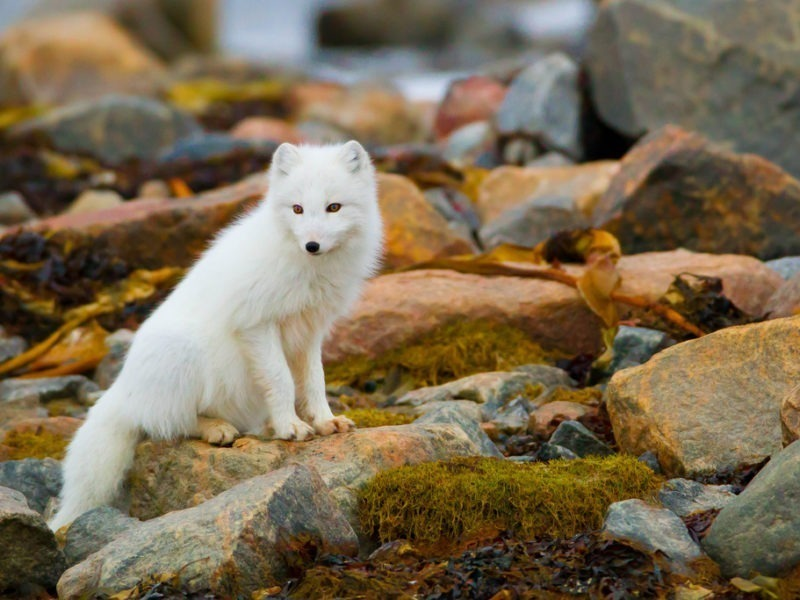
#> input picture static/arctic_fox.jpg, 800 x 600 px
$ jupyter execute --allow-errors 'Практическая_работа_№4_Основные_методы_OpenCV_Часть_№2.ipynb'
#> lines starting #> are read from the running program, lines starting #| are printed output that depends on the picture; after the words box and inside, x2 and y2 are one past the last pixel; in counts of white or black regions, pixels touching at a corner belong together
<a href="https://colab.research.google.com/github/Calrission/MIIGAIK-Image-Processing/blob/master/%D0%9F%D1%80%D0%B0%D0%BA%D1%82%D0%B8%D1%87%D0%B5%D1%81%D0%BA%D0%B0%D1%8F_%D1%80%D0%B0%D0%B1%D0%BE%D1%82%D0%B0_%E2%84%964_%D0%9E%D1%81%D0%BD%D0%BE%D0%B2%D0%BD%D1%8B%D0%B5_%D0%BC%D0%B5%D1%82%D0%BE%D0%B4%D1%8B_OpenCV_%D0%A7%D0%B0%D1%81%D1%82%D1%8C_%E2%84%962.ipynb" target="_parent"></a>

# **Практическая работа №4. Основные методы OpenCV (Часть №2). Базовые операции**

## **Базовый уровень**

---

### **Задание №1. Напишите функцию, которая принимает на вход строку с ссылкой на изображение из сети Интернет и возвращает открытое изображение в OpenCV**

[cell 1]
import numpy as np
import cv2 as cv
import matplotlib.pyplot as plt
import urllib.request

def fetch_image_by_url(url: str):
    resp = urllib.request.urlopen(url)
    image = np.asarray(bytearray(resp.read()), dtype=np.uint8)
    image = cv.imdecode(image, cv.IMREAD_COLOR)
    image = cv.cvtColor(image, cv.COLOR_BGR2RGB)
    return image

url = 'https://2spalnika.ru/wp-content/uploads/2022/12/zhivotniy-mir-hibin-800x600.jpg'
#> (the rest of this cell did not finish here and is left out)

---

### **Задание 2: Создание цветных градиентов**

**Задание:**

1. Создайте цветное изображение размером 512x512 пикселей.
2. Реализуйте вертикальный градиент от зеленого к синему цвету:
   - Сверху изображение должно быть полностью зеленым.
   - Снизу изображение должно быть насыщенного синего цвета.
   - Градиент должен плавно изменяться по вертикали.
3. Отобразите полученное изображение, убедившись в корректности градиента.

**Подсказки:**

- Используйте функции библиотеки NumPy для создания и заполнения массива изображения.
- Помните, что в OpenCV цветовое пространство BGR (Blue, Green, Red).

[cell 2]
def create_grad():
    image = np.zeros((512, 512, 3), dtype=np.uint8)
    for y in range(512):
        t = y / 511
        blue = int(t * 255)
        green = int((1 - t) * 255)
        image[y, :] = (blue, green, 0)
    return image

img_grad = create_grad()
image_rgb = cv.cvtColor(img_grad, cv.COLOR_BGR2RGB)
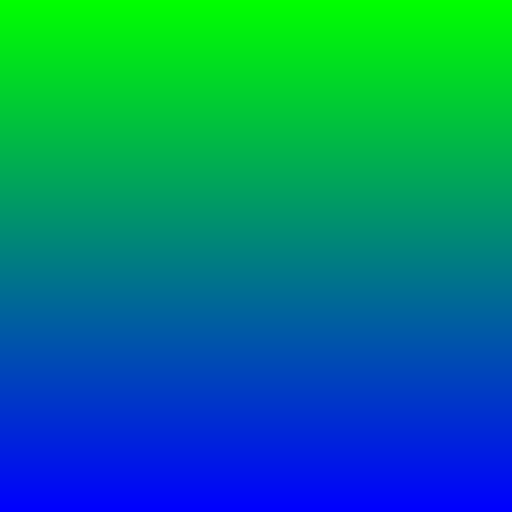
#> image_rgb: shape (512, 512, 3); mean R, G, B 0, 127, 127
plt.axis('off')
plt.imshow(image_rgb)
plt.show()

---

### **Задание №3. Рисование сложных фигур**

**Задание:**

1. Создайте черное изображение размером 800x600 пикселей.
2. Нарисуйте на изображении следующие фигуры:
   - Красный круг с центром в точке (400, 300) и радиусом 100 пикселей.
   - Синий квадрат со стороной 50 пикселей, вписанный в круг из предыдущего пункта.
   - Зеленый треугольник, вершины которого совпадают с тремя вершинами квадрата.
3. Добавьте текст "OpenCV" белого цвета внутри квадрата, используя шрифт, поддерживающий кириллицу.
4. Отобразите полученное изображение.

**Подсказки:**

- Используйте функции `cv.circle()`, `cv.rectangle()`, `cv.polylines()` для рисования фигур.
- Для задания координат треугольника вам потребуется вычислить позиции трех вершин квадрата.
- Функция `cv.putText()` поможет добавить текст на изображение.

[cell 3]
import cv2 as cv
import numpy as np

img = np.zeros((600, 800, 3), dtype=np.uint8)
center = (400, 300)
radius = 100
cv.circle(img, center, radius, (0, 0, 255), thickness=cv.FILLED)
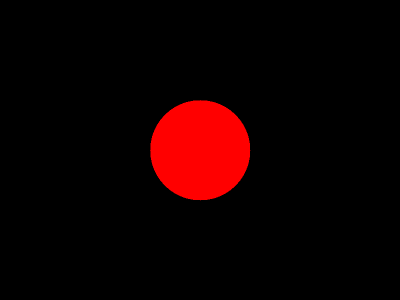
#> img: shape (600, 800, 3) (shown at 1/2 size); mean of channels 0, 1, 2 0, 0, 16.7; drawn as B, G, R

side = 50
x1 = center[0] - side // 2
y1 = center[1] - side // 2
x2 = center[0] + side // 2
y2 = center[1] + side // 2
cv.rectangle(img, (x1, y1), (x2, y2), (255, 0, 0), thickness=cv.FILLED)

pts = np.array([[x1, y1], [x2, y1], [x1, y2]], np.int32).reshape((-1, 1, 2))
cv.fillPoly(img, [pts], color=(0, 255, 0))
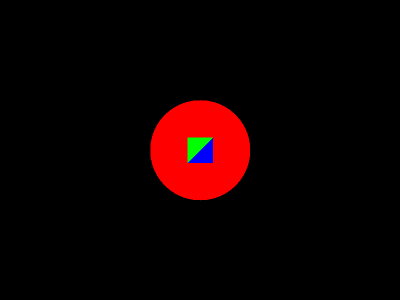
#> img: shape (600, 800, 3) (shown at 1/2 size); mean of channels 0, 1, 2 0.7, 0.7, 15.3; drawn as B, G, R

cv.putText(img, "OpenCV", (x1 - 5, y1 + 30), cv.FONT_HERSHEY_COMPLEX, 0.5, (255, 255, 255), 1)
#> img: shape (600, 800, 3); 0.04% of pixels changed, all inside (x1, y1, x2, y2) = (372, 295, 433, 310)
plt.imshow(cv.cvtColor(img, cv.COLOR_BGR2RGB))
plt.axis('off')
plt.show()

---

### **Задание №4. Интерактивное выделение и преобразование области интереса**

**Задание:**

Реализуйте функцию, которая принимает на вход открытое изображение, а затем:
1. Позволяет пользователю указать область интереса (ROI) путем ввода координат верхнего левого и нижнего правого углов.
2. Вырезает указанную область из изображения.
3. Отражает эту область по вертикали и горизонтали.
4. Вставляет преобразованную область обратно в исходное изображение на исходное место.
5. Возвращает конечное изображение.

*Отобразите рядом изображение до и после обработки*

**Подсказки:**

- Используйте функции ввода `input()` для получения координат от пользователя.
- Для отражения воспользуйтесь функцией `cv.flip()` или реализуйте свой алгоритм с использованием срезов NumPy.

[cell 4]
# [7 lines left out: function mirror_roi, not called in this run]

x1 = int(input("X верхней левой точки: "))
#> the answer given: 3
y1 = int(input("Y верхней левой точки: "))
#> the answer given: 3
x2 = int(input("X нижней правой точки: "))
#> the answer given: 3
y2 = int(input("Y нижнего правой точки: "))
#> the answer given: 3

#> (the rest of this cell did not finish here and is left out)

---

### **Задание 5: Реализация функции коррекции яркости и контраста**

**Задание:**

1. Напишите собственную функцию для изменения яркости и контраста изображения без использования `cv.convertScaleAbs()`.
2. Функция должна принимать параметры `alpha` (коэффициент контраста) и `beta` (сдвиг яркости).
3. Проверьте работу функции на цветном изображении с различными значениями `alpha` и `beta`.
4. Сравните результат вашей функции с результатом `cv.convertScaleAbs()`.

**Подсказки:**

- Убедитесь, что значения пикселей после преобразования остаются в диапазоне [0, 255].
- Для безопасного преобразования используйте функцию `np.clip()`.

[cell 5]
# [4 lines left out: function correct_brightness, not called in this run]

#> (the rest of this cell did not finish here and is left out)

---

## **Повышенный уровень**

### **Комплексное задание №1: Анализ качества интерполяции изображений**

**Цель задания:**

- Закрепить понимание различных методов интерполяции и их влияния на качество изображений.
- Научиться применять метрики качества (например, MSE) для количественной оценки результатов обработки изображений.
- Практиковаться в написании эффективного и корректного кода для задач компьютерного зрения.

**Описание задания:**

- В данном задании вам предстоит исследовать влияние различных методов интерполяции на качество увеличенных изображений. Вы должны реализовать функцию для вычисления среднеквадратичной ошибки (MSE) между оригинальным изображением и его обработанной версией после уменьшения и последующего увеличения с использованием различных методов интерполяции.

**Требования к выполнению задания:**

1. **Реализация функции для вычисления MSE:**

   - Напишите функцию, которая принимает на вход два изображения одинакового размера и вычисляет среднеквадратичную ошибку (MSE) между ними. Формула для расчета MSE:

   $$
   \text{MSE} = \frac{1}{N} \sum_{i=1}^{N} (I_{\text{original}}(i) - I_{\text{processed}}(i))^2
   $$

   где:
   - $N$ — общее количество пикселей в изображении.
   - $I_{\text{original}}(i)$ и $I_{\text{processed}}(i)$ — значения интенсивности пикселя $i$ в исходном и обработанном изображениях соответственно.

2. **Сравнение методов интерполяции:**

   - Используйте следующие методы интерполяции при изменении размера изображения:
     - **Метод ближайшего соседа (Nearest Neighbor)**
     - **Билинейная интерполяция (Bilinear Interpolation)**
     - **Бикубическая интерполяция (Bicubic Interpolation)**

   - Для каждого метода выполните следующие шаги:
     - **а) Уменьшение изображения:**
       - Уменьшите исходное изображение по каждой оси в 2 и 4 раза (т.е. по площади в 4 и 16 раз соответственно) с использованием выбранного метода интерполяции.
     - **б) Увеличение изображения:**
       - Увеличьте полученное уменьшенное изображение обратно до исходного размера, используя тот же метод интерполяции.
     - **в) Вычисление MSE:**
       - Вычислите MSE между исходным изображением и восстановленным после увеличения.

   - Повторите эти шаги для каждого метода интерполяции и каждого коэффициента масштабирования (2 и 4 раза).

3. **Анализ и представление результатов:**

   - Представьте результаты в виде таблицы, где для каждого метода интерполяции и коэффициента масштабирования указано значение MSE.
   - Сравните полученные значения MSE между методами:
     - Какой метод дает наименьшую ошибку при разных коэффициентах масштабирования?
     - Как изменение коэффициента масштабирования влияет на качество восстановления изображения для каждого метода?
   - Сделайте выводы о том, какой метод интерполяции предпочтительнее использовать при увеличении изображений и почему.

**Дополнительные указания:**

- **Работа с цветными изображениями:**
  - Если вы работаете с цветными изображениями, вычисляйте MSE для каждого цветового канала (R, G, B) и затем усредняйте, либо преобразуйте изображение в оттенки серого перед обработкой.

- **Визуализация:**
  - Для наглядности вы можете дополнительно визуализировать исходные и восстановленные изображения, а также показать разницу между ними.
  - Используйте библиотеку **matplotlib** для отображения изображений в Colab.

**Пример структуры программы:**

- **Функция для вычисления MSE:**
  ```python
  def calculate_mse(original_image, processed_image):
      # Ваш код для вычисления MSE
  ```

- **Основная функция для сравнения методов:**
  ```python
  def compare_interpolation_methods(image_path):
      # Загрузка изображения
      # Применение методов интерполяции с разными коэффициентами масштабирования
      # Вычисление MSE для каждого случая
      # Представление и анализ результатов
  ```


**Ожидаемый результат:**

- Таблица с значениями MSE для каждого метода интерполяции и коэффициента масштабирования.
- Выводы по результатам анализа, например:

| Метод интерполяции    | Коэффициент масштабирования | MSE         |
|-----------------------|-----------------------------|-------------|
| Ближайший сосед       | Уменьшение в 2 раза         | Значение 1  |
| Ближайший сосед       | Уменьшение в 4 раза         | Значение 2  |
| Билинейная интерполяция | Уменьшение в 2 раза       | Значение 3  |
| ...                   | ...                         | ...         |

- Заключение о том, какой метод и при каком масштабировании сохраняет наилучшее качество изображения.

[cell 6]
import cv2 as cv
import numpy as np
import pandas as pd


def calculate_mse(original_image, processed_image):
    a = original_image.astype(np.float32)
    b = processed_image.astype(np.float32)
    return np.mean((a - b) ** 2)


def compare_interpolation_methods(image_path):
#> called with image_path = 'static/arctic_fox.jpg'
    image = cv.imread(image_path)
#> image is the input picture: shape (600, 800, 3); mean B, G, R 81.5, 107.1, 122.8
    h, w = image.shape[:2]

    methods = {
        "Ближайший сосед": cv.INTER_NEAREST,
        "Билинейная интерполяция": cv.INTER_LINEAR,
        "Бикубическая интерполяция": cv.INTER_CUBIC,
    }
    rows = []
    for name, method in methods.items():
        for scale in [2, 4]:
            small = cv.resize(image, (w // scale, h // scale), interpolation=method)
            restored = cv.resize(small, (w, h), interpolation=method)
            mse = calculate_mse(image, restored)
            rows.append({
                "Метод интерполяции": name,
                "Коэффициент масштабирования": f"x{scale}",
                "MSE": round(float(mse), 4),
            })
#> this loop made 3 passes
#> pass 1, in calculate_mse (call 2), `b = processed_image.astype(np.float32)`:
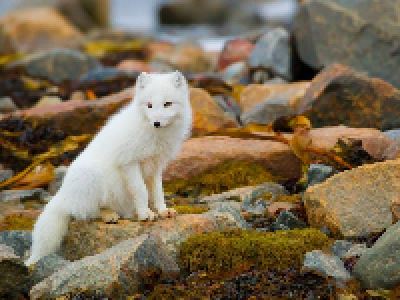
#> b: shape (600, 800, 3) float32 (shown at 1/2 size); mean of channels 0, 1, 2 81.8, 107.2, 123; drawn as B, G, R
#> after the loop:
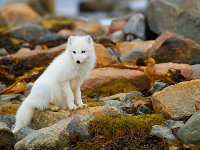
#> small: shape (150, 200, 3); mean B, G, R 81.5, 107.1, 122.8
#> after the loop, rows = 6 items
    df = pd.DataFrame(rows, columns=["Метод интерполяции", "Коэффициент масштабирования", "MSE"])
#> df = table of 6 rows and 3 columns
    return df


df = compare_interpolation_methods("static/arctic_fox.jpg")
#> df = table of 6 rows and 3 columns
print(df)
#|           Метод интерполяции Коэффициент масштабирования       MSE
#| 0            Ближайший сосед                          x2   51.5793
#| 1            Ближайший сосед                          x4  231.9982
#| 2    Билинейная интерполяция                          x2   16.8834
#| 3    Билинейная интерполяция                          x4   55.5971
#| 4  Бикубическая интерполяция                          x2    9.6957
#> (further printed lines are left out)

---

### **Комплексное задание №2: Создание HDR-подобного эффекта на обычном изображении**

#### **Описание задания:**

  - В этом задании вам необходимо разработать программу на Python с использованием библиотеки OpenCV, которая преобразует обычное изображение в изображение с HDR-подобным эффектом. Вы должны реализовать собственный метод объединения изображений с разной экспозицией, используя операции NumPy.

#### **Основные определения:**

1. **Экспозиция** — это количество света, которое попадает на светочувствительный элемент камеры (матрицу или пленку) во время съемки. Экспозиция определяется сочетанием трех параметров:

  - **Выдержка**: время, в течение которого затвор камеры остается открытым, позволяя свету попасть на матрицу.
  - **Диафрагма**: размер отверстия в объективе, через которое проходит свет; измеряется в числах f/стоп.
  - **Чувствительность ISO**: уровень чувствительности матрицы камеры к свету.

  > Правильная установка этих параметров позволяет получить изображение с оптимальной яркостью и контрастностью, отображая детали как в светлых, так и в темных областях.

2. **HDR (High Dynamic Range) изображение** — это изображение с расширенным динамическим диапазоном яркости. Динамический диапазон представляет разницу между самыми темными и самыми светлыми участками изображения. HDR-изображения позволяют отобразить детали во всех областях сцены, даже если контраст между тенями и уровнями светам очень велик.

- HDR-эффект достигается путем:

  - **Объединения нескольких изображений** одной и той же сцены, снятых с разными настройками экспозиции (недоэкспонированное, нормально экспонированное и переэкспонированное). Это позволяет захватить полный диапазон яркостей сцены.
  - **Применения специальных алгоритмов обработки**, которые расширяют динамический диапазон одного изображения, усиливая детали в тенях и светах.

  > Используя HDR, фотографы и специалисты по обработке изображений могут создавать богатые деталями и реалистичные изображения, близкие к тому, как человеческий глаз воспринимает мир.

#### **Цели:**

- Научиться работать с изображениями в OpenCV без использования готовых функций для смешивания изображений.
- Освоить базовые операции обработки изображений: изменение яркости, объединение изображений, повышение контрастности.
- Получить навыки создания эффектов с помощью операций NumPy.

#### **Требования к программе:**

1. **Загрузка изображения:**
   - Программа должна быть реализована в виде функции или набора функций, основная функция получает на вход исходное изображение, открытое заранее в OpenCV и возвращает обработанное изображение.

2. **Создание виртуальных экспозиций:**
   - На основе исходного изображения создать несколько версий изображения с разной экспозицией:
     - **Недоэкспонированное** изображение (темнее исходного).
     - **Правильно экспонированное** изображение (без изменений).
     - **Переэкспонированное** изображение (светлее исходного).
   - Для изменения экспозиции можно использовать простые операции изменения яркости:
     - Уменьшение или увеличение яркости путем умножения пикселей на коэффициент. Оптимальный коэффициент Вы выбираете сами.

3. **Объединение экспозиций:**
   - Используйте операции NumPy для объединения изображений.

    Для этого необходимо:
      - Поэлементно сложить изображения с разной экспозицией.
      - Нормализовать итоговое изображение, чтобы значения пикселей находились в диапазоне [0, 255].
      - Преобразовать тип данных изображения для предотвращения переполнения во время вычислений.

4. **Повышение контрастности:**
   - Применить метод выравнивания гистограммы для улучшения контрастности итогового изображения.
   - Для цветных изображений преобразовать их в цветовое пространство LAB и применить выравнивание гистограммы к яркостному каналу.

5. **Отображение результатов:**
   - Отобразить исходное и итоговое изображения рядом с помощью библиотеки `matplotlib`.
   - Убедиться в корректном отображении цветовых пространств при использовании `matplotlib` (преобразовать изображения из BGR в RGB).

#### **Подсказки и рекомендации:**

- **Изменение экспозиции:**
  - Можно использовать `cv.convertScaleAbs()` для корректного изменения яркости и преобразования типов данных.
  - Коэффициенты изменения яркости должны быть выбраны так, чтобы обеспечить заметное отличие между экспозициями.

- **Объединение изображений:**
  - Преобразовать изображения в формат `float32` перед суммированием, чтобы избежать переполнения.
  - После суммирования разделить итоговое изображение на количество объединяемых изображений для нормализации.
  - Использовать функцию `np.clip()` для ограничения значений пикселей в диапазоне [0, 255].
  - Преобразовать итоговое изображение обратно в формат `uint8`.

[cell 7]
import cv2 as cv
import numpy as np
import matplotlib.pyplot as plt


# [12 lines left out: function hdr, not called in this run]


#> (the rest of this cell did not finish here and is left out)

---

### **Комплексное задание №3: Генерация и модификация растровых изображений с использованием графических шаблонов**

#### Пункт №3.1.

**Создайте полностью черное растровое изображение с размерностью (1920, 1080, 3)**

[cell 8]
image = np.zeros((1080, 1920, 3), dtype=np.uint8)
plt.imshow(cv.cvtColor(image, cv.COLOR_BGR2RGB))
plt.axis("off")
plt.show()

#### Пункт №3.2.

**Напишите функцию, которая принимает на вход изображение и целое число n. После чего функция возвращает изображение с числом n графических объектов из линий в верхней части (выше половины высоты).**

 Графические объекты находятся в случайных местах и выглядят следующим образом:

[cell 9]
import random


def draw_stars(image, n):
#> called with n = 3
    result = image.copy()
    h, w = result.shape[:2]
    max_len = 200

    for _ in range(n):
        cx = random.randint(max_len, w - max_len)
        cy = random.randint(max_len, h // 2 - max_len)
        for _ in range(random.randint(5, 7)):
            angle = random.uniform(0, np.pi)
            length = random.randint(100, max_len)
            dx = int(length * np.cos(angle))
            dy = int(length * np.sin(angle))
            cv.line(result, (cx - dx, cy - dy), (cx + dx, cy + dy), (255, 255, 255), 4)

    return result

res = draw_stars(image, 3)
plt.imshow(cv.cvtColor(res, cv.COLOR_BGR2RGB))
plt.axis("off")
plt.show()
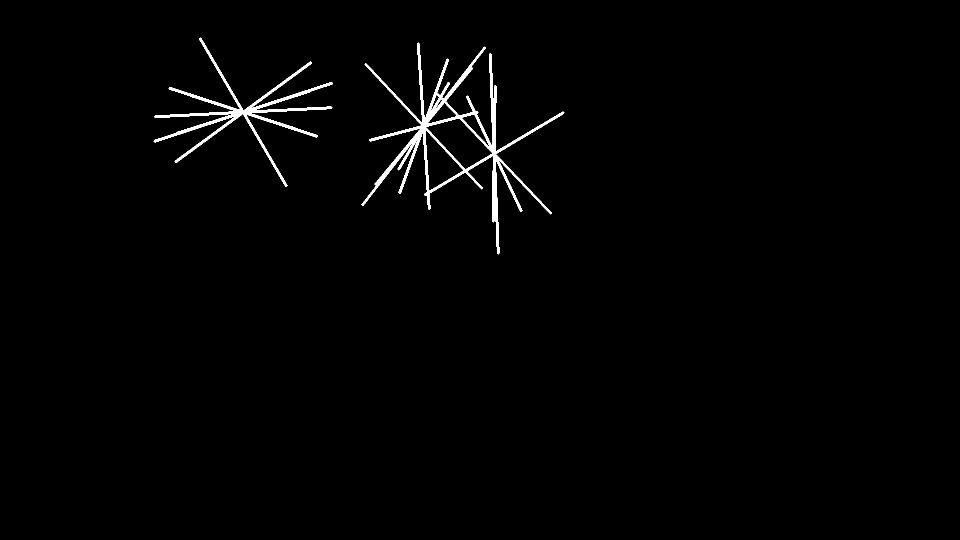
#> shown: shape (1080, 1920, 3) (shown at 1/2 size); 1.2% white; 2 white regions, box (x1, y1, x2, y2) and area: (723, 85, 1129, 509) 15665, (307, 75, 666, 374) 8683

#### Пункт №3.3

**Напишите функцию, которая принимает на вход изображение и целое число n. После чего функция возвращает изображение с числом n графических объектов из кругов в нижней части.**

Графические объекты находятся в случайных местах и выглядят следующим образом:

[cell 10]
def draw_circles(image, n):
#> called with n = 3
    result = image.copy()
    h, w = result.shape[:2]
    margin = 200

    for _ in range(n):
        r1 = random.randint(40, 100)
        r2 = int(r1 * 0.75)
        r3 = int(r1 * 0.5)

        cx = random.randint(margin, w - margin)

        min_cy = h // 2 + int(r1 * 3.2)
        max_cy = h - margin

        if min_cy > max_cy:
            cy = (min_cy + max_cy) // 2
        else:
            cy = random.randint(min_cy, max_cy)

        y1 = cy
        y2 = y1 - r1 - r2 + int(r2 * 0.3)
        y3 = y2 - r2 - r3 + int(r3 * 0.3)

        cv.circle(result, (cx, y1), r1, (255, 255, 255), -1)
        cv.circle(result, (cx, y2), r2, (255, 255, 255), -1)
        cv.circle(result, (cx, y3), r3, (255, 255, 255), -1)
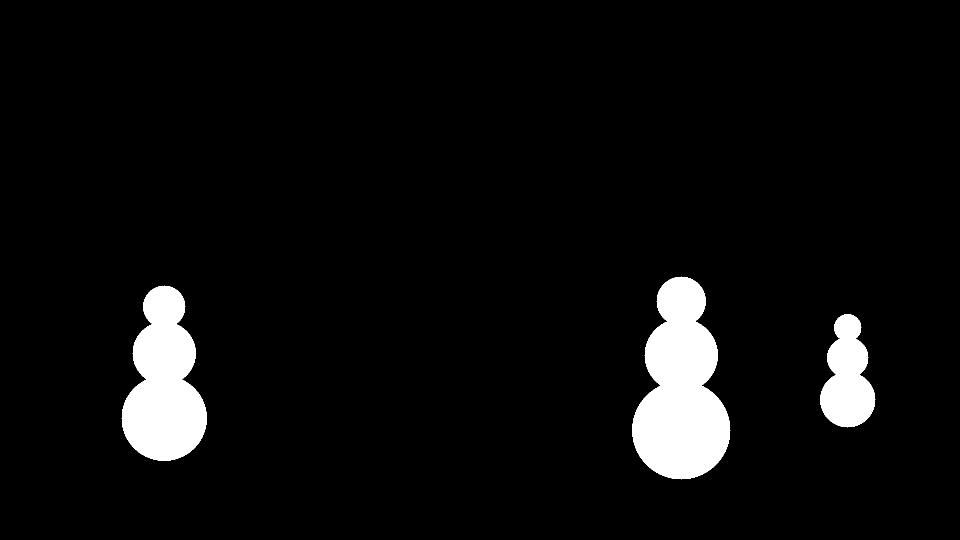
#> result: shape (1080, 1920, 3) (shown at 1/2 size); 5.2% white; 3 white regions, box (x1, y1, x2, y2) and area: (1264, 553, 1461, 959) 52752, (243, 571, 414, 922) 39459, (1640, 628, 1751, 855) 16495
#> (the rest of the program and of its run is left out)
